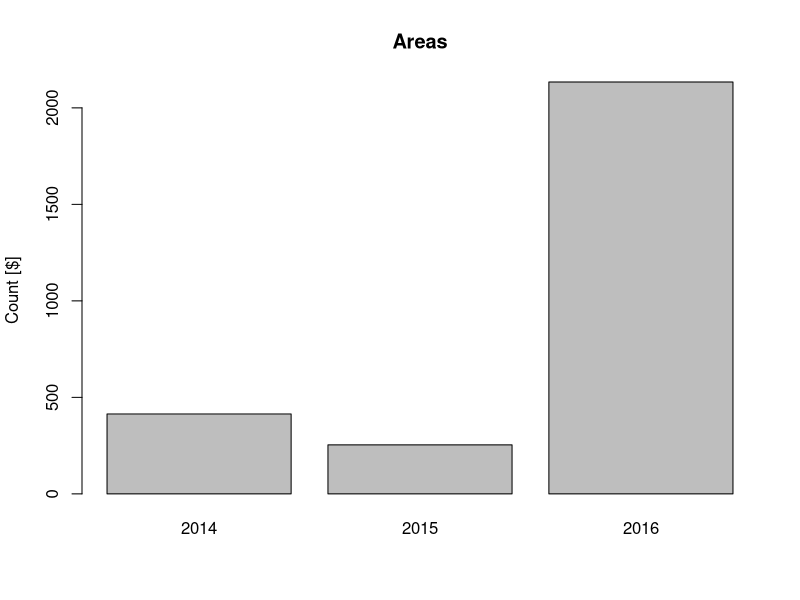
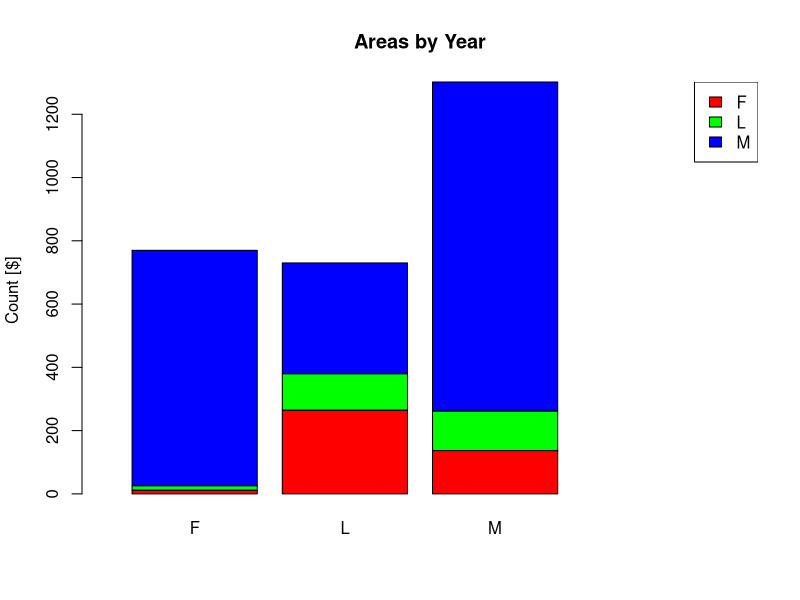
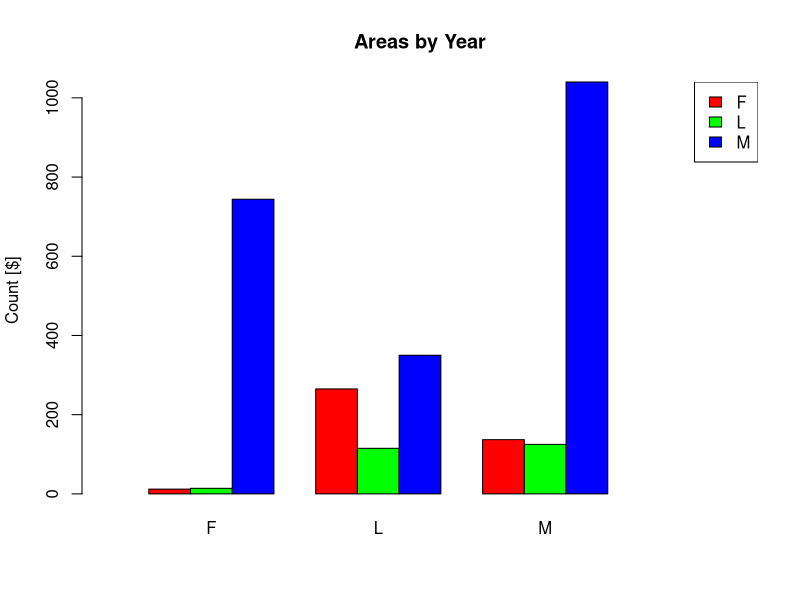

Generate these figures, in order, with R:
# Revenue form the courses taken by year
revenue <- data.frame(total=as.numeric(c(250, 20, 35, 0, 5, 120, 550, 12, 14, 18,
                              50, 130, 15, 44, 33, 250, 0, 99, 95, 20,
                              30, 200, 350, 11, 55, 0, 12, 160, 44, 180)),
                      areas=c('L', 'M', 'L', 'F', 'M', 'M', 'F', 'M', 'F', 'M',
                              'L', 'M', 'L', 'F', 'M', 'M', 'F', 'M', 'F', 'M',
                              'L', 'M', 'L', 'F', 'M', 'M', 'F', 'M', 'F', 'M'),
                      years=c('2014', '2015', '2015', '2014', '2014', '2016', '2016', '2015', '2015', '2015',
                              '2015', '2016', '2014', '2016', '2014', '2016', '2016', '2014', '2016', '2015',
                              '2015', '2016', '2016', '2016', '2015', '2016', '2014', '2016', '2016', '2016'))

# Prepare the sum of data for every year
bardata <- aggregate(total~years, data=revenue, sum)

# Simple bar plot
barplot(bardata$total, names.arg = bardata$years , ylab="Count [$]", main="Areas")

# Stacked bar plot
# Install reshape package
install.packages('reshape')
library(reshape)

# Aggregate data
bardata_aggr <- aggregate(total ~ years + areas, data=revenue, sum)
bardata <- cast(bardata_aggr, years ~ areas, value="total")
row.names(bardata) <- bardata$years
bardata$years <- NULL

# Stacked barplot
barplot(as.matrix(bardata), ylab="Count [$]", main="Areas by Year", col=rainbow(3), xlim=c(0,5))
legend("topright", legend=names(bardata), fill=rainbow(3))

# Grouped bar char
barplot(as.matrix(bardata), ylab="Count [$]", main="Areas by Year", beside=TRUE, col=rainbow(3), xlim=c(0,15))
legend("topright", legend=names(bardata), fill=rainbow(3))
